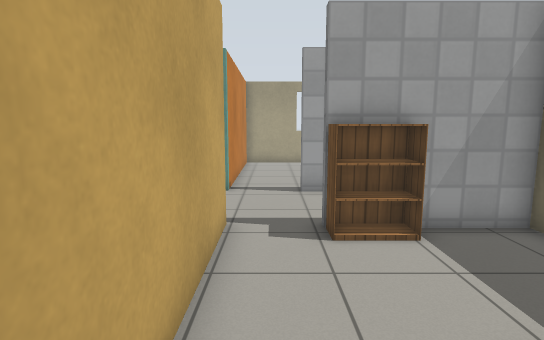
[1] (above)

16 first-person views from a walk through a Gazebo world. The camera is 1.2 m above the floor, tilts 8° down and sees 80° across. The floor is counted in squares, 0.5 m on a side. Each view is taken from the middle of a square. On the plan, view 1 faces up. The plan holds only what a view shows up to about 19 squares ahead; the rest is blank. Simple patterns stand in for the simulator's built-in surfaces.

[2]
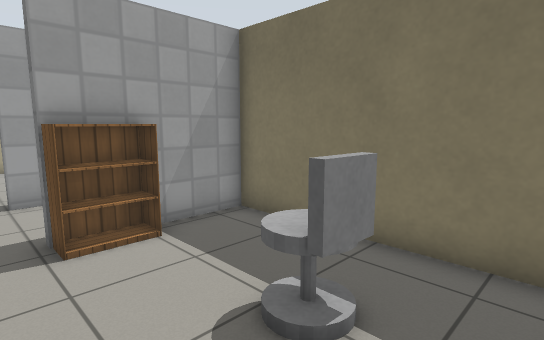

[3]
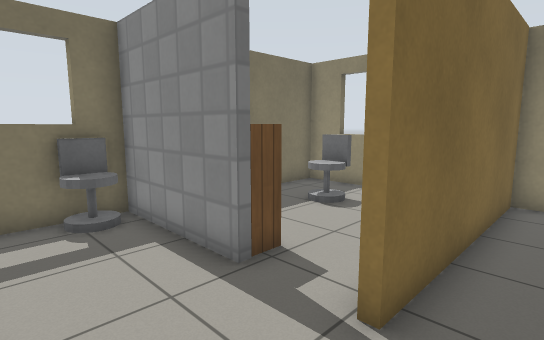

[4]
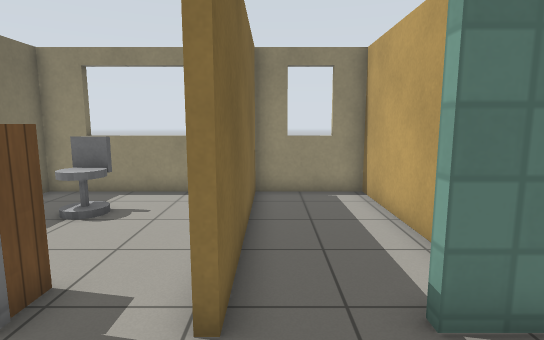

[5]
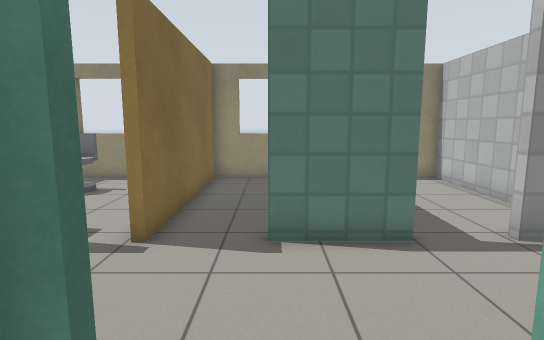

[6]
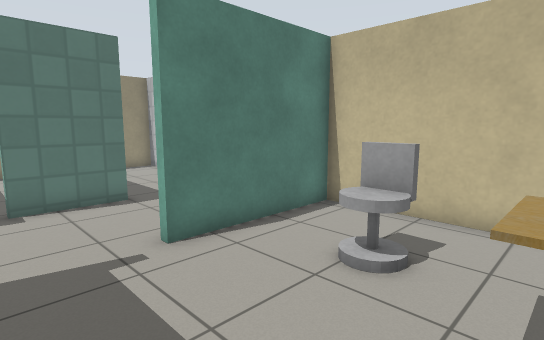

[7]
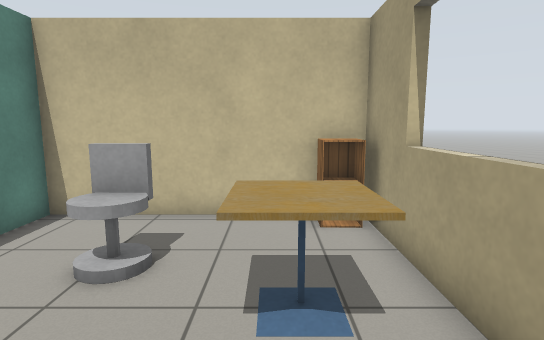

[8]
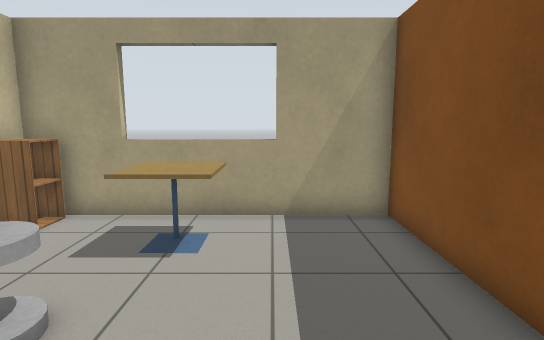

[9]
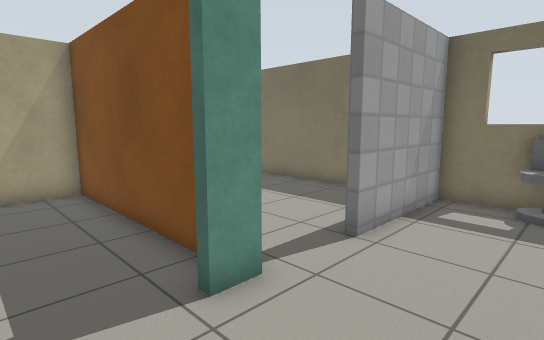

[10]
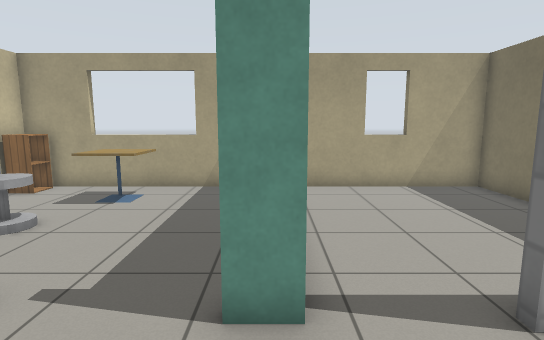

[11]
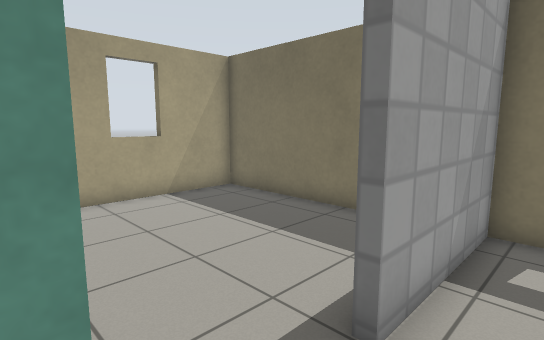

[12]
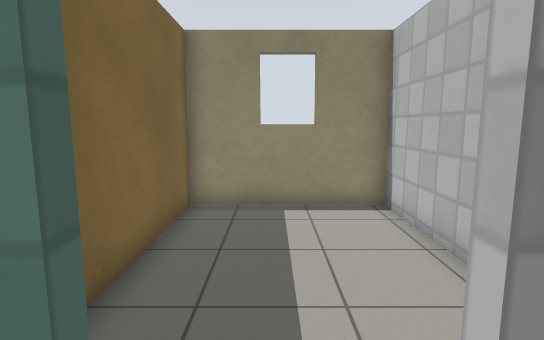

[13]
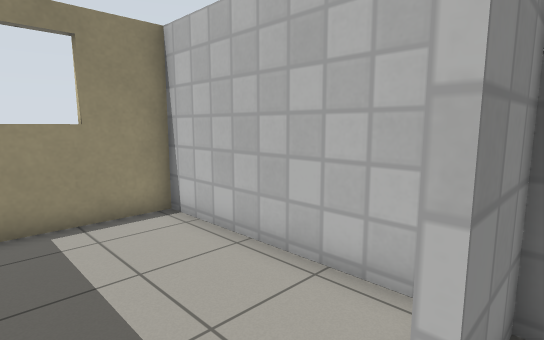

[14]
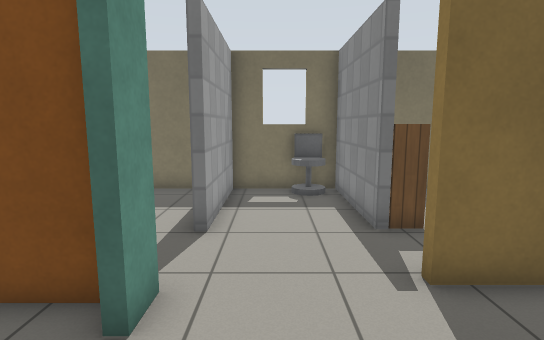

[15]
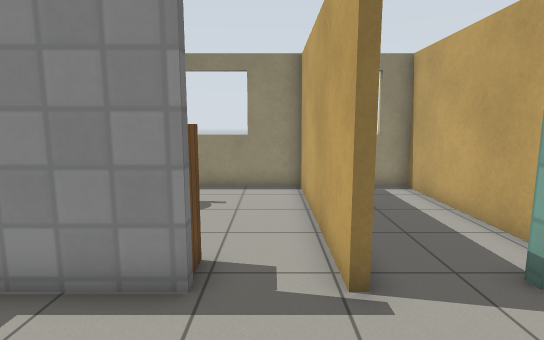

[16]
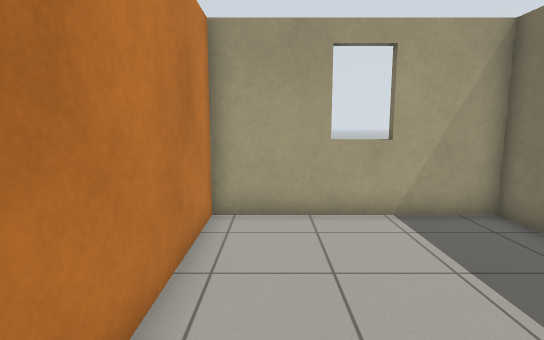

### Floor plan
Points are (right, up) in squares from view 1. A wall is a line through its corners. A room is listed if a view was taken in it or the views show most of it. See-through windows are left out.
Room 1 (views 1, 2, 3, 4, 9, 10, 11)
walls: (2.1, 7.5) (6, 7.5) (6, 11.5) (1.1, 11.5); (-1.4, 6.5) (-1.4, 7.5) (-1.1, 7.5) (-1.1, -0.5) (6, -0.5) (6, 7.3) (3.6, 7.3); (-1.6, 11.6) (-2.6, 11.6); (-5.5, 7.5) (-3.9, 7.5) (-3.9, 7.1)
ways out: opening at (-4, 12) to room 2; opening at (-6, 9.5) to room 3; opening at (0, 12) to room 4; opening at (-2.5, 7) to room 6
objects: bookshelf (1, 7) to (3, 7); chair (3, 2) to (3, 3); chair (5, 8) to (5, 9)
Room 2 (views 5, 6, 7, 8)
walls: (-1.9, 12.1) (-1.9, 20.4) (-11.4, 20.4) (-11.4, 12.1) (-6, 12.1) (-6, 11.6)
ways out: opening at (-4, 12) to room 1
objects: cabinet (-11, 19) to (-11, 20); chair (-9, 15) to (-8, 16); cafe table (-8, 18) to (-6, 19)
Room 3 (views 12, 13, 14)
walls: (-11.5, 7.5) (-9.1, 7.5) (-9.1, 7.1); (-6.9, 7.1) (-6.9, 7.5) (-5.5, 7.5)
ways out: opening at (-6, 9.5) to room 1; opening at (-8, 7) to room 5
Room 4 (views 15, 16)
walls: (1.1, 11.5) (1.1, 11.9); (6, 12.9) (6, 20.4) (-1.6, 20.4) (-1.6, 11.6)
ways out: opening at (0, 12) to room 1
Room 5 (no view inside)
walls: (-11.4, 6.5) (-11.4, -0.5) (-5.6, -0.5) (-5.6, 5.1)
ways out: opening at (-8, 7) to room 3
Room 6 (no view inside)
walls: (-5.3, 5.6) (-5.3, -0.5) (-1.4, -0.5) (-1.4, 6.5)
ways out: opening at (-2.5, 7) to room 1

Positions as (right, up) in squares from view 1, and headings:
1: (0, 0), facing up
2: (0, 0), facing up-right
3: (-3, 11), facing down-right
4: (-2, 11), facing down
5: (-4, 14), facing down
6: (-3, 18), facing down-left
7: (-3, 18), facing left
8: (-5, 12), facing up
9: (-5, 8), facing up-right
10: (-2, 8), facing up
11: (-2, 10), facing up-right
12: (-8, 9), facing down
13: (-7, 8), facing down-left
14: (-6, 10), facing right
15: (0, 12), facing down
16: (0, 12), facing up
